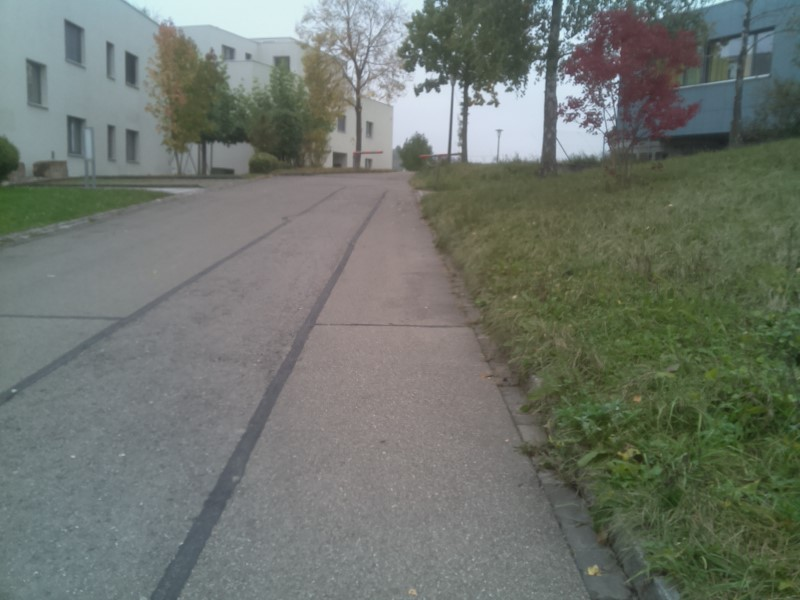
#> input picture cv/resources/straight_1.jpg, 800 x 600 px
$ python second_order_edge_recognizer.py   (older library calls are emulated)
#> lines starting #> are read from the running program, lines starting #| are printed output that depends on the picture
### cv/curve_calculator.py
from typing import List

import cv2
import numpy as np

from .image_warper import ImageWarper


class CurveCalculator(object):
    DEBUG = False

    DEFAULT_METERS_PER_PIXEL_X = 3.7 / 720
    DEFAULT_METERS_PER_PIXEL_Y = 30.5 / 720

    def __init__(self,
                 meters_per_pixel_x=DEFAULT_METERS_PER_PIXEL_X,
                 meters_per_pixel_y=DEFAULT_METERS_PER_PIXEL_Y,
                 debug=False,
                 mode="B",
                 target_offset=0.5
                 ):
        CurveCalculator.DEBUG = debug
        self.mode = mode
        self.target_offset = target_offset

        self.left = [[], [], []]
        self.right = [[], [], []]

        self.right_fitted_curve: List[float] = None
        self.left_fitted_curve: List[float] = None

        self.meters_per_pixel_x = meters_per_pixel_x
        self.meters_per_pixel_y = meters_per_pixel_y

    # [97 lines left out: functions recognize_curve, sliding_window, not called in this run]

    def calculate_histogram(self, img):
        lower_half_img = img[img.shape[0] // 2:, :]
        return np.sum(lower_half_img, axis=0)

    # [58 lines left out: functions fit_curve_worldspace, get_curve_radius, draw_lanes, not called in this run]

### cv/edge_image_preprocessor.py
import cv2
import matplotlib.pyplot as plt
import numpy as np


class EdgeImagePreprocessor(object):
    """
    This class prepares images to detect the edge of roads
    """
    DEFAULT_DESTINATION_SIZE = (800, 600)
    DEFAULT_SOURCE_ROI = np.float32([(0.43, 0.65), (0.58, 0.65), (0.1, 1), (1, 1)])
    DEFAULT_DESTINATION_ROI = np.float32([(0, 0), (1, 0), (0, 1), (1, 1)])

    DEFAULT_GRADIENT_THRESHOLD = (30, 255)
    DEFAULT_SATURATION_THRESHOLD = (30, 255)

    def __init__(self,
                 gradient_threshold=DEFAULT_GRADIENT_THRESHOLD,
                 saturation_threshold=DEFAULT_SATURATION_THRESHOLD,
                 destination_size=DEFAULT_DESTINATION_SIZE,
                 show_intermediate_steps=False):
        self.destination_size = destination_size
        self.show_intermediate_steps = show_intermediate_steps
        self.gradient_threshold = gradient_threshold
        self.saturation_threshold = saturation_threshold

    def process(self, img):
        """
        Given a 3 channel input image, a binary output will be generated
        """
        # May require undistorting the image
        hls_channels: list = EdgeImagePreprocessor.convert_to_hls(img)
        if self.show_intermediate_steps is True:
            self.compare_images(img, hls_channels[1], "original", "light channel")
        if self.show_intermediate_steps is True:
            self.compare_images(img, hls_channels[2], "original", "saturation channel")

        sobel = EdgeImagePreprocessor.sobel_edge_detection(hls_channels[1])
        sobel_x_binary = self.apply_gradient_threshold(sobel)
        if self.show_intermediate_steps is True:
            self.compare_images(hls_channels[1], sobel_x_binary, "light channel", "sobel filter binary")
        saturation_binary = self.apply_saturation_gradient(hls_channels[2])
        if self.show_intermediate_steps is True:
            self.compare_images(hls_channels[2], saturation_binary, "saturation channel", "saturation filter binary")
        combined_binary = self.combine_binaries(sobel_x_binary, saturation_binary)
        if self.show_intermediate_steps is True:
            self.compare_images(img, saturation_binary, "Original Image", "Resulting binary")

        return combined_binary

    @classmethod
    def convert_to_hls(cls, img):
        hls_img = cv2.cvtColor(img, cv2.COLOR_RGB2HLS)
        h_channel = hls_img[:, :, 0]
        l_channel = hls_img[:, :, 1]
        s_channel = hls_img[:, :, 2]
        return [h_channel, l_channel, s_channel]

    # [44 lines left out: functions sobel_edge_detection, apply_gradient_threshold, apply_saturation_gradient, combine_binaries, compare_images, not called in this run]


# [3 lines that do not run on import are left out]

### cv/second_order_edge_recognizer.py
import time

import cv2
import matplotlib.pyplot as plt
import numpy as np

from .curve_calculator import CurveCalculator
from .edge_image_preprocessor import EdgeImagePreprocessor
from .image_warper import ImageWarper


class SecondOrderEdgeRecognizer(object):
    DEFAULT_DESTINATION_SIZE = (800, 600)
    SOURCE_ROI = np.float32(
        [(0.25, 0.4), (0.75, 0.4), (0, 1), (1,
                                            1)])  # Empirically gathered, should be narrower on top, however then view angle is to narrow to view outward curves

    def __init__(self, destination_size=DEFAULT_DESTINATION_SIZE, debug=False):
        self.destination_size = destination_size
        self.image_preprocessor: EdgeImagePreprocessor = EdgeImagePreprocessor()
        self.image_warper: ImageWarper = ImageWarper()
        self.curve_calculator: CurveCalculator = CurveCalculator(meters_per_pixel_x=1.5 / 800,
                                                                 meters_per_pixel_y=4 / 400, debug=debug, mode="R")
        self.img = None
        self.debug = debug

    def process(self, img):
        start_time = time.time()
        edges_image = self.image_preprocessor.process(img)
        edges_image = cv2.fastNlMeansDenoising(edges_image, searchWindowSize=9, templateWindowSize=5)
        plt.imshow(edges_image)
        plt.show()
        warped_image = self.image_warper.warp(edges_image, destination_size=self.destination_size,
                                              source_roi_proportion=SecondOrderEdgeRecognizer.SOURCE_ROI)
        plt.imshow(warped_image)
        plt.show()
        warped_image = cv2.Canny(warped_image, 0, 1)
        self.curve_calculator.recognize_curve(warped_image, minpix=40, window_margin=60)
        self.img = img
        curverad = self.get_curve_radius()
        lane_curvature = curverad[1]
        if self.debug:
            print("INFO: Curvature (m):", lane_curvature, "vehicle offset (m):", curverad[2])
            print("INFO: Image processed in ", time.time() - start_time, "s")
        return lane_curvature, curverad[2]

    def get_curve_radius(self):
        return self.curve_calculator.fit_curve_worldspace(self.img, mode="R")

    def visualize_lane(self):
        lanes = self.curve_calculator.draw_lanes(self.img, SecondOrderEdgeRecognizer.SOURCE_ROI)
        curverad = self.get_curve_radius()
        lane_curve = curverad[1]
        offset = curverad[2]

        font = cv2.FONT_HERSHEY_SIMPLEX
        fontColor = (125, 255, 125)
        fontSize = 1
        if lane_curve is None:
            lane_curve = 0
        if offset is None:
            offset = 0
        cv2.putText(lanes, 'Lane Curvature: {:.0f} m'.format(lane_curve), (100, 400), font, fontSize, fontColor, 2)
        cv2.putText(lanes, 'Vehicle offset: {:.2f} m'.format(offset), (100, 450), font, fontSize, fontColor, 2)
        return lanes


if __name__ == "__main__":
    # Straights
    img = cv2.imread('resources/straight_1.jpg')  # ok
#> img is the input picture: shape (600, 800, 3); mean B, G, R 108.5, 116.5, 110.1
    img = cv2.imread('resources/straight_2.jpg')  # good
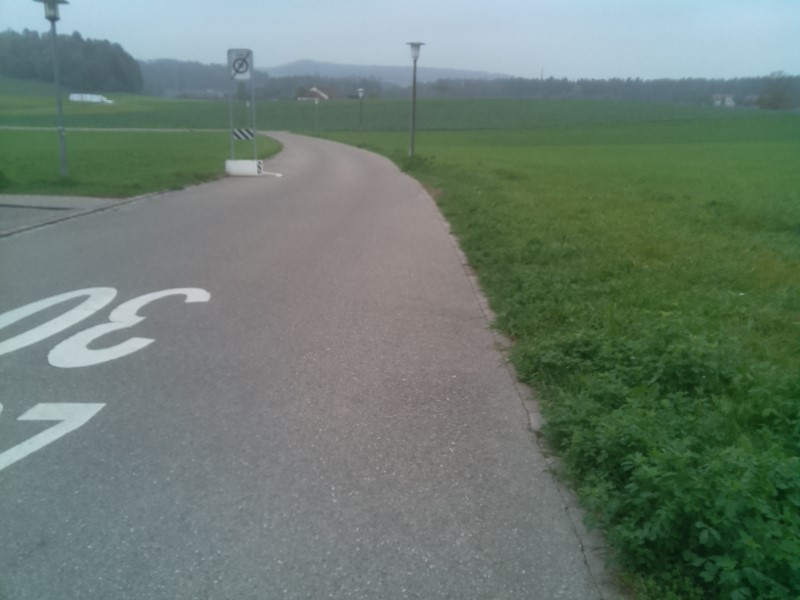
#> input picture cv/resources/straight_2.jpg, 800 x 600 px
#> img is the input picture: shape (600, 800, 3); mean B, G, R 112.9, 123.6, 106.9
    img = cv2.imread('resources/straight_3.jpg')  # good
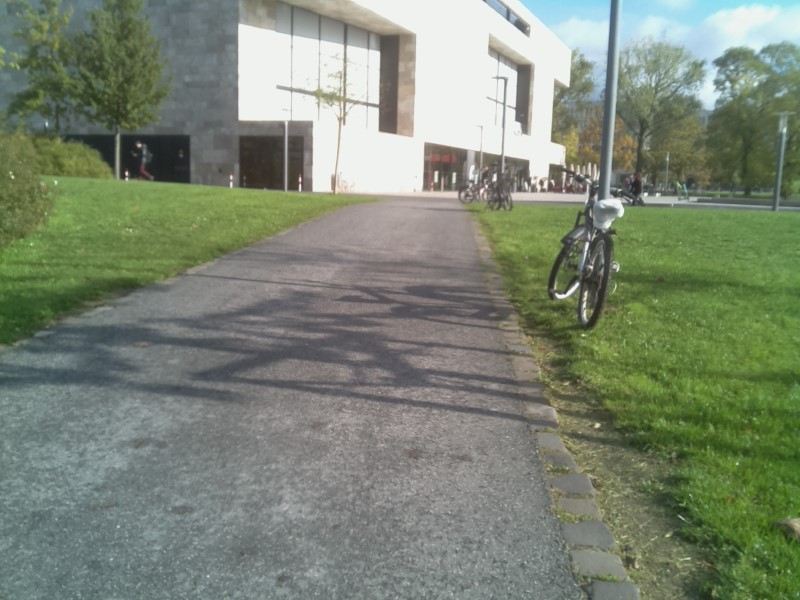
#> input picture cv/resources/straight_3.jpg, 800 x 600 px
#> img is the input picture: shape (600, 800, 3); mean B, G, R 115.7, 133.5, 123.6
    # img = cv2.imread('resources/straight_4.jpg')  # good

    # Curves
    img = cv2.imread('resources/curve_1.jpg')  # left (good)
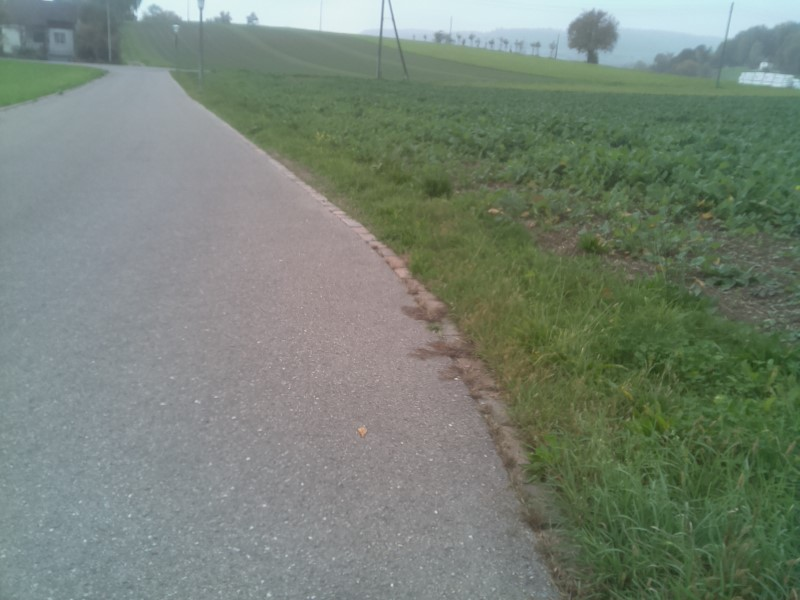
#> input picture cv/resources/curve_1.jpg, 800 x 600 px
#> img is the input picture: shape (600, 800, 3); mean B, G, R 117.7, 130.2, 118.7
    img = cv2.imread('resources/curve_2.jpg')  # left (ok)
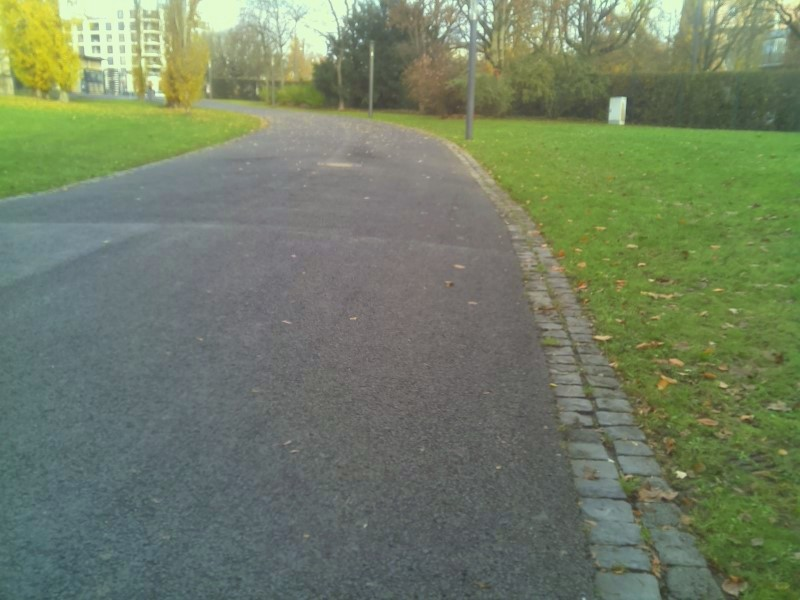
#> input picture cv/resources/curve_2.jpg, 800 x 600 px
#> img is the input picture: shape (600, 800, 3); mean B, G, R 100.9, 125.8, 113.4
    img = cv2.imread('resources/curve_3.jpg')  # right (ok)
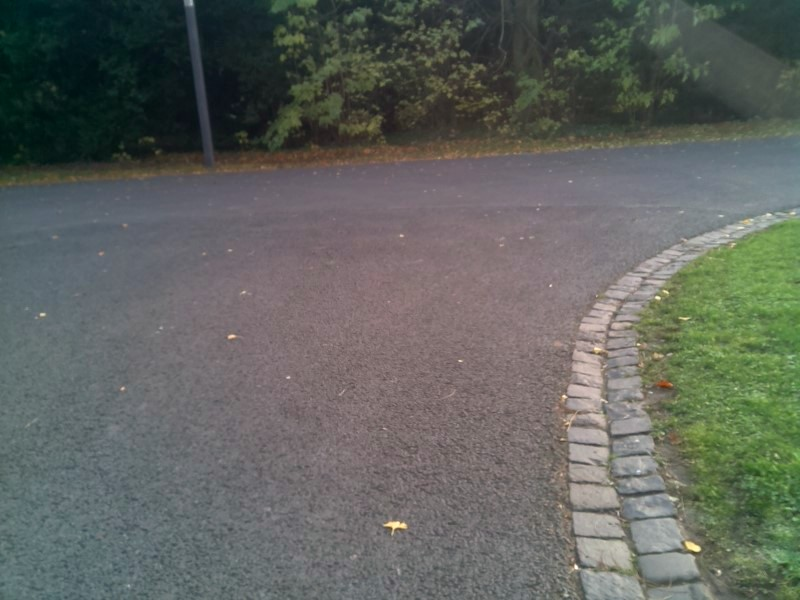
#> input picture cv/resources/curve_3.jpg, 800 x 600 px
#> img is the input picture: shape (600, 800, 3); mean B, G, R 95.2, 100.4, 97.1
    img = cv2.imread('resources/curve_4.jpg')  # right (good)

    # Offset
    img = cv2.imread('resources/offset_1.jpg')  # too far
    img = cv2.imread('resources/offset_2.jpg')  # just right
    img = cv2.imread('resources/offset_3.jpg')  # too close

    # Rotation
    img = cv2.imread('resources/rotation_1.jpg')  # original
    img = cv2.imread('resources/rotation_2.jpg')  # 10deg left
    img = cv2.imread('resources/rotation_3.jpg')  # 10deg right
    # img = cv2.imread('resources/rotation_4.jpg')# 8deg right (curve)

    # Edge Cases / Reject
    img = cv2.imread('resources/edgecase_1.jpg')  # reject
    # img = cv2.imread('resources/edgecase_2.jpg')         # reject (no lane in scope)
    # img = cv2.imread('resources/edgecase_3.jpg')         # no grass (lucky detect)
    img = cv2.imread('resources/edgecase_4.jpg')  # crossing
    img = cv2.imread('resources/edgecase_5.jpg')  # incorrect detection
    # img = cv2.imread('resources/edgecase_6.jpg')         # out of bounds (camera angle too small)

    secondOrderEdgeRecognizer = SecondOrderEdgeRecognizer(debug=True, destination_size=(800, 600))
    for i in range(1):
#> (the run stopped early here; a loop or call above may not have finished)
